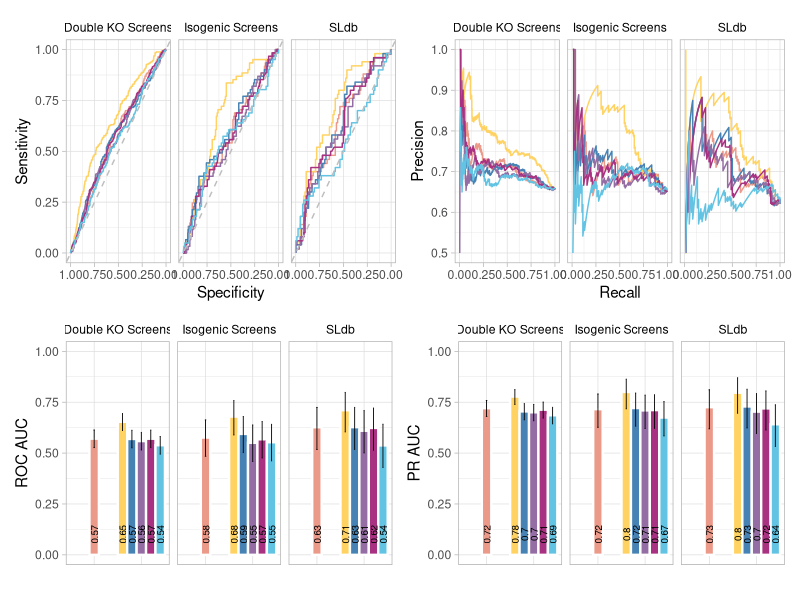

The R script that drew this image:
# ==============================================================================
#                Fig 3 - Performance of SL datasets 
# ==============================================================================

library(data.table)
library(patchwork)
library(dplyr)
library(ggplot2)

# Helper functions =============================================================

auc.conf.int.expit <- function(estimate,num.pos,num.neg,conf.level=0.95) {
    ## Calculates confidence interval for an AUC estimate using expit.
    
    ## convert to logit scale
    est.logit = log(estimate/(1-estimate))
    ## standard error (from Kevin Eng)
    se.logit = sqrt(estimate*(1-estimate)/num.pos)*(1/estimate + 1/(1-estimate))
    ## confidence interval in logit
    ci.logit = est.logit+qnorm(c((1-conf.level)/2,(1+conf.level)/2))*se.logit
    
    ## back to original scale
    ci = exp(ci.logit)/(1+exp(ci.logit))
    attr(ci,"conf.level") = conf.level
    attr(ci,"method") = "expit"
    return(ci)
}

# Loading data =================================================================

scores <- fread('./tables/supp_table_4.txt', data.table=F)

# Converting the scores so that 0 is neg. ctrl, 1 is pos. ctrl and scores are 
# directly proportional 

scores$label <- ifelse(scores$label == 'SL', 1, 0)

# ROC AUC when taking all the datasets combined 

roc1 <- pROC::roc(scores$label, (-1)*scores$PRODE_NICE, direction = '<')
roc2 <- pROC::roc(scores$label, (-1)*scores$diff_Gene_Effect, direction = '<')
roc3 <- pROC::roc(scores$label, (-1)*scores$MUFFINN_sum, direction = '<')
roc4 <- pROC::roc(scores$label, (-1)*scores$MUFFINN_max, direction = '<')
roc5 <- pROC::roc(scores$label, (-1)*scores$RWR, direction = '<')
roc6 <- pROC::roc(scores$label, (-1)*scores$NetSig, direction = '<')

pROC::roc.test(roc1, roc2)
pROC::roc.test(roc1, roc3)
pROC::roc.test(roc1, roc4)
pROC::roc.test(roc1, roc5)
pROC::roc.test(roc1, roc6)

# Computing perfs ==============================================================

methods  <- colnames(scores[-c(1:3, ncol(scores))])
datasets <- unique(scores$source) 

perfs <- bind_rows(
    
    o <- lapply(datasets, function(dd){
        
        print(dd)
        
        all_dd <- list()
        
        for (meth in methods){
            
            pred <- ROCR::prediction(
                labels = scores %>% filter(source == dd) %>% pull(label),
                predictions = scores %>% filter(source == dd) %>% pull(meth)*(-1)            
            )
            
            perf1 <- ROCR::performance(pred, 'prec', 'rec')
            perf2 <- ROCR::performance(pred, 'sens', 'spec')
            
            all_dd[[meth]] <- data.frame(
                'rec' =  perf1@x.values[[1]], 
                'pre' =  perf1@y.values[[1]], 
                'sen' =  perf2@x.values[[1]], 
                'spe' =  perf2@y.values[[1]],
                'met' = meth, 
                'dat' = dd
            )
            
        } 
        
        return(bind_rows(all_dd))
    
    })
    
)

aucs <- bind_rows(
    
    o <- lapply(datasets, function(dd){
        
        print(dd)
        
        all_dd <- list()
        
        for (meth in methods){
            
            dt <- ROCR::prediction(
                labels = scores %>% filter(source == dd) %>% pull(label),
                predictions = scores %>% filter(source == dd) %>% pull(meth)*(-1)
            )
            
            perf1 <- ROCR::performance(dt, 'aucpr')
            perf2 <- ROCR::performance(dt, 'auc')
            perf3 <- ROCR::performance(dt, 'prec', 'rec')
            
            conf1 <- auc.conf.int.expit(
                estimate = perf1@y.values[[1]], 
                num.pos  = sum(scores %>% filter(source == dd) %>% pull(label) == 1), 
                num.neg = sum(scores %>% filter(source == dd) %>% pull(label) == 0)
            )
            
            conf2 <- auc.conf.int.expit(
                estimate = perf2@y.values[[1]], 
                num.pos  = sum(scores %>% filter(source == dd) %>% pull(label) == 1), 
                num.neg = sum(scores %>% filter(source == dd) %>% pull(label) == 0)
            )
            
            all_dd[[meth]] <- data.frame(
                'aucpr'     =  perf1@y.values[[1]], 
                'aucpr_low' =  conf1[[1]], 
                'aucpr_high'=  conf1[[2]], 
                'avg_prec'  =  mean(perf3@y.values[[1]], na.rm=T), 
                'auroc'     =  perf2@y.values[[1]], 
                'auroc_low' =  conf2[[1]], 
                'auroc_high'=  conf2[[2]], 
                'met'       = meth, 
                'dat'       = dd
            )
            
        }
        
        return(bind_rows(all_dd))
        
    })
    
)

p1 <- perfs %>%
    mutate(met = factor(met, levels = methods)) %>% 
    ggplot() +
    geom_path(
        aes(
            y=sen,
            x=spe,
            col=met
        )
    ) +
    theme_light() +
    scale_color_manual(
        values = c("#eb9a8a", "#ffd261", "steelblue","#936da3","#a83281","#62c3e3")
    ) +
    scale_x_reverse() +
    #coord_flip() +
    geom_abline(
        linetype = 'dashed',
        color = 'gray',
        slope = 1,
        intercept = 1
    ) +
    theme(legend.position = 'none') +
    labs(y = 'Sensitivity', x = 'Specificity') +
    facet_grid(.~dat)+
    theme(strip.background =element_rect(fill="white"))+
    theme(strip.text = element_text(colour = 'black'))

p2 <- perfs %>%
    mutate(met = factor(met, levels = methods)) %>% 
    ggplot() +
    geom_path(
        aes(
            x=rec,
            y=pre,
            col=met
        )
    ) +
    ylim(0.5, 1) +
    theme_light() +
    scale_color_manual(
        values = c("#eb9a8a", "#ffd261", "steelblue","#936da3","#a83281","#62c3e3")
    )+
    theme(legend.position = 'none') +
    labs(x = 'Recall', y = 'Precision') +
    facet_grid(.~dat) +
    theme(strip.background =element_rect(fill="white"))+
    theme(strip.text = element_text(colour = 'black'))


p3 <- aucs %>% 
    mutate(met = factor(met, levels = methods)) %>% 
    mutate('PPIs' = rep(c('Gene Eff.', rep('PPIs +\n Gene Eff.', 5)), 3)) %>% 
    ggplot() +
    facet_grid(.~dat) +
    geom_bar(aes(     x = PPIs, 
                      fill = met, 
                      y = auroc,#, 
                      width =rep(c(0.2, 1, 1, 1, 1, 1), 3)), 
             stat="identity", position = position_dodge(preserve = 'total', width = 1), size=0.8, col ='white') +
    geom_errorbar(aes(x=PPIs, fill = met, y=auroc, ymin=auroc_low, ymax=auroc_high, 
                      width =rep(c(0.03, 0.1, 0.1, 0.1, 0.1, 0.1), 3)), 
                  position = position_dodge(preserve = "total", width=1), col="black",
                  stat="identity", size=0.3) +
    geom_text(
        aes(
            x = `PPIs`, 
            fill = met, 
            label = round(auroc, 2),
            y = 0.1,
        ), position = position_dodge(preserve = "total", width=1), 
        angle = 90, 
        col = 'black', 
        size = 2.5
    ) +
    theme_light() +
    theme(axis.text.x = element_blank(), axis.ticks.length.x = unit(0, 'cm'), legend.position='none') +
    scale_fill_manual(
        values = c("#eb9a8a", "#ffd261", "steelblue","#936da3","#a83281","#62c3e3")
    ) +
    labs(y = 'ROC AUC', x = '')+
    coord_cartesian(ylim = c(0, 1)) +
    facet_grid(.~dat) +
    theme(strip.background =element_rect(fill="white"))+
    theme(strip.text = element_text(colour = 'black'))

p4 <- aucs %>% 
    mutate(met = factor(met, levels = methods)) %>% 
    mutate('PPIs' = rep(c('Gene Eff.', rep('PPIs +\n Gene Eff.', 5)), 3)) %>% 
    ggplot() +
    facet_grid(.~dat) +
    geom_bar(aes(     x = PPIs, 
                      fill = met, 
                      y = aucpr,#, 
                      width =rep(c(0.2, 1, 1, 1, 1, 1), 3)), 
             stat="identity", position = position_dodge(preserve = 'total', width = 1), size=0.8, col ='white') +
    geom_errorbar(aes(x=PPIs, fill = met, y=aucpr, ymin=aucpr_low, ymax=aucpr_high, 
                      width =rep(c(0.03, 0.1, 0.1, 0.1, 0.1, 0.1), 3)), 
                  position = position_dodge(preserve = "total", width=1), col="black",
                  stat="identity", size=0.3) +
    geom_text(
        aes(
            x = `PPIs`, 
            fill = met, 
            label = round(aucpr, 2),
            y = 0.1,
        ), position = position_dodge(preserve = "total", width=1), 
        angle = 90, 
        col = 'black', 
        size = 2.5
    ) +
    theme_light() +
    theme(axis.text.x = element_blank(), axis.ticks.length.x = unit(0, 'cm'), legend.position='none') +
    scale_fill_manual(
        values = c("#eb9a8a", "#ffd261", "steelblue","#936da3","#a83281","#62c3e3")
    ) +
    labs(y = 'PR AUC', x = '')+
    coord_cartesian(ylim = c(0, 1)) +
    facet_grid(.~dat) +
    theme(strip.background =element_rect(fill="white"))+
    theme(strip.text = element_text(colour = 'black'))

(p1+p2)/(p3+p4)
